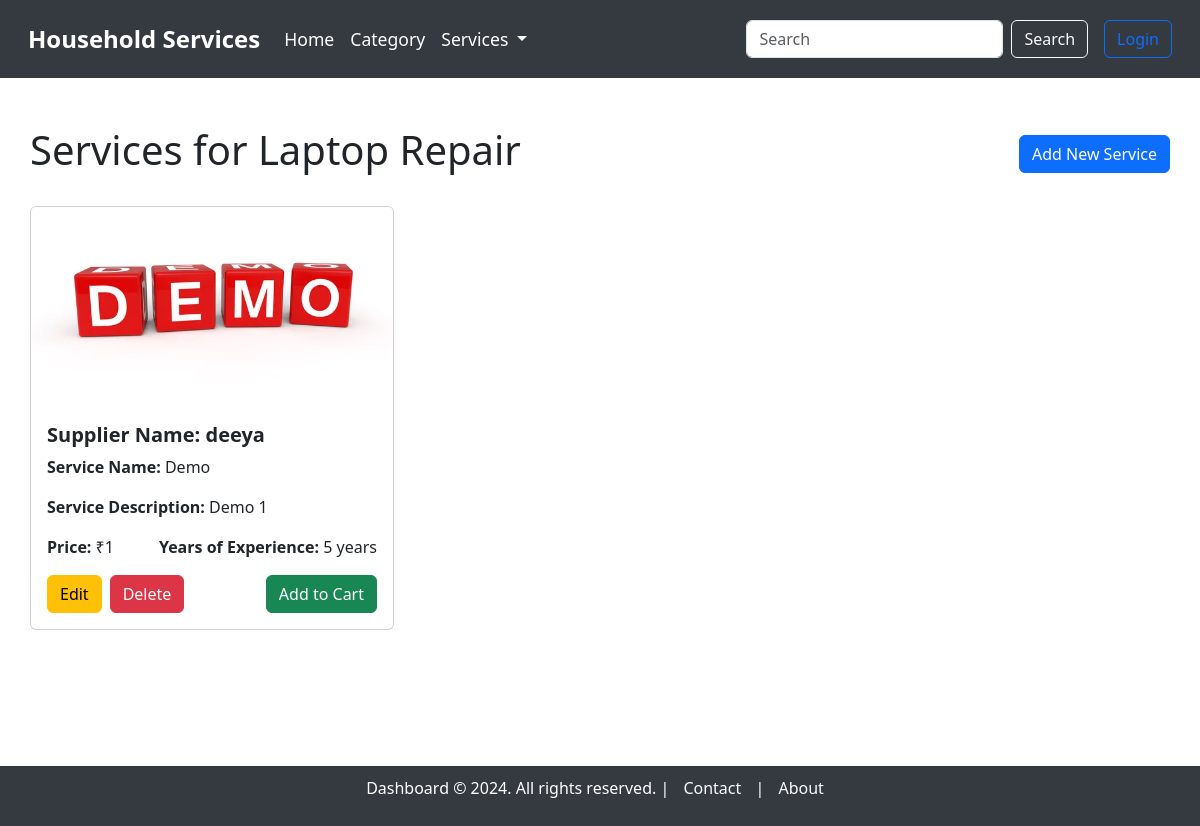
Before: /service_dashboard/1 with the older database file.
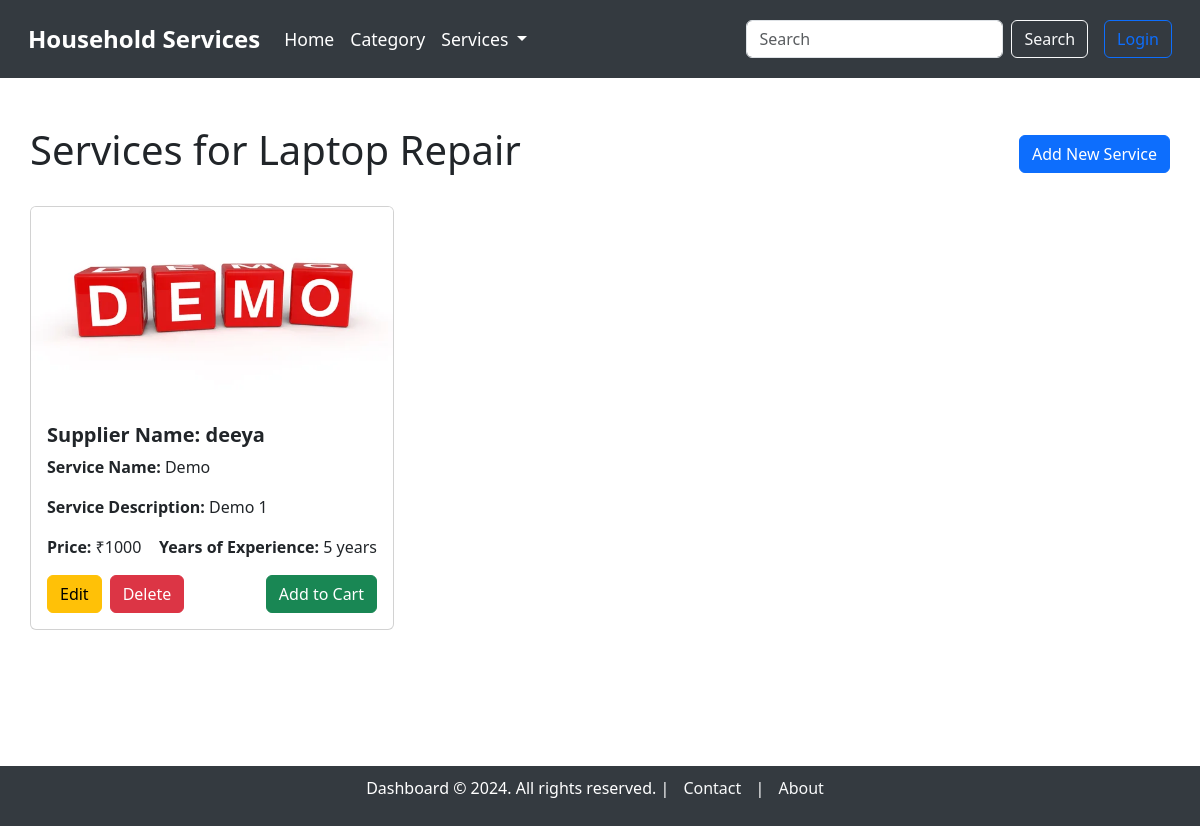
After: the same page with the newer database file.
### model.py (models this page shows, shortened)
class Service(db.Model):
    __tablename__ = "service"
    service_id = db.Column(db.Integer, autoincrement=True, primary_key=True)
    category_id = db.Column(db.Integer, db.ForeignKey('category.category_id'), nullable=False)
    supplier_id = db.Column(db.Integer, db.ForeignKey('users.user_id'), nullable=False)  # Link to the supplier
    service_name = db.Column(db.String, unique=True, nullable=False)
    service_description = db.Column(db.String, nullable=False)
    created_at = db.Column(db.DateTime, default=datetime.utcnow)
    updated_at = db.Column(db.DateTime, default=datetime.utcnow, onupdate=datetime.utcnow)
    price = db.Column(db.Integer)
    image = db.Column(db.String)  # Path to the uploaded image
    supplier = db.relationship('User', backref='services')  # Relationship to supplier (User)

class User(db.Model):
    __tablename__ = "users"
    user_id = db.Column(db.Integer, autoincrement=True, primary_key=True)
    full_name = db.Column(db.String, nullable=False)
    username = db.Column(db.String, unique=True, nullable=False)
    email = db.Column(db.String, unique=True, nullable=False)
    password = db.Column(db.String, nullable=False)
    address = db.Column(db.String, nullable=False)
    pincode = db.Column(db.String, nullable=False)
    role = db.Column(db.String, nullable=False)  # 'customer' or 'supplier'
    service_name = db.Column(db.String)  # Only applicable if the user is a supplier
    experience_years = db.Column(db.Integer)  # Only applicable if the user is a supplier
    document = db.Column(db.String)  # Path or name of the uploaded document, only for suppliers

### main.py (the view)
@app.route('/service_dashboard/<int:category_id>', methods=['GET'])
def service_dashboard(category_id):
    category = Category.query.get(category_id)
    if not category:
        flash('The requested category does not exist.', 'warning')
        return redirect(url_for('category_dashboard'))  # Redirect to home if category doesn't exist
    services = Service.query.filter_by(category_id=category_id).all()
    return render_template('service/service_dashboard.html', services=services, category=category)

### templates/service/service_dashboard.html (shortened to what this page needs)
{% extends 'base_dashboard.html' %}
{% block content %}
<div class="container mt-5">
    <div class="d-flex justify-content-between align-items-center mb-4">
        <h1>Services for {{ category.category_name }}</h1>
        <a href="{{ url_for('create_service', category_id=category.category_id) }}" class="btn btn-primary">Add New Service</a>
    </div>
    {% if services %}
        <div class="row">
            {% for service in services %}
                <div class="col-md-4 mb-4">
                    <div class="card">
                        {% if service.image %}
                            <img src="{{ url_for('static', filename='uploads/' + service.image) }}" class="card-img-top" alt="Service Image" style="height: 200px; object-fit: cover;">
                        {% else %}
                            <img src="{{ url_for('static', filename='images/default-service.jpg') }}" class="card-img-top" alt="Default Service Image" style="height: 200px; object-fit: cover;">
                        {% endif %}
                        <div class="card-body">
                            <h5 class="card-title"><strong>Supplier Name: {{ service.supplier.full_name }}</strong></h5>
                            <p class="card-text"><strong>Service Name:</strong> {{ service.service_name }}</p>
                            <p class="card-text"><strong>Service Description:</strong> {{ service.service_description }}</p>
                            <div class="d-flex justify-content-between">
                                <p class="card-text"><strong>Price:</strong> ₹{{ service.price }}</p>
                                <p class="card-text"><strong>Years of Experience:</strong> {{ service.supplier.experience_years }} years</p>
                            </div>
                            <div class="d-flex justify-content-between align-items-center">
                                <a href="{{ url_for('edit_service', service_id=service.service_id) }}" class="btn btn-warning me-2">Edit</a>
                                <a href="{{ url_for('confirm_delete_service', service_id=service.service_id) }}" class="btn btn-danger me-2">Delete</a>
                                <a href="{{ url_for('create_service_request', service_id=service.service_id) }}" class="btn btn-success ms-auto">Add to Cart</a>
                            </div>
                        </div>
                    </div>
                </div>
            {% endfor %}
        </div>
    {% else %}
        <p class="text-center mt-4">No services available.</p>
    {% endif %}
</div>
{% endblock %}

Changed rows visible on the page:
changed Service "Demo": price "1" → "1000"
